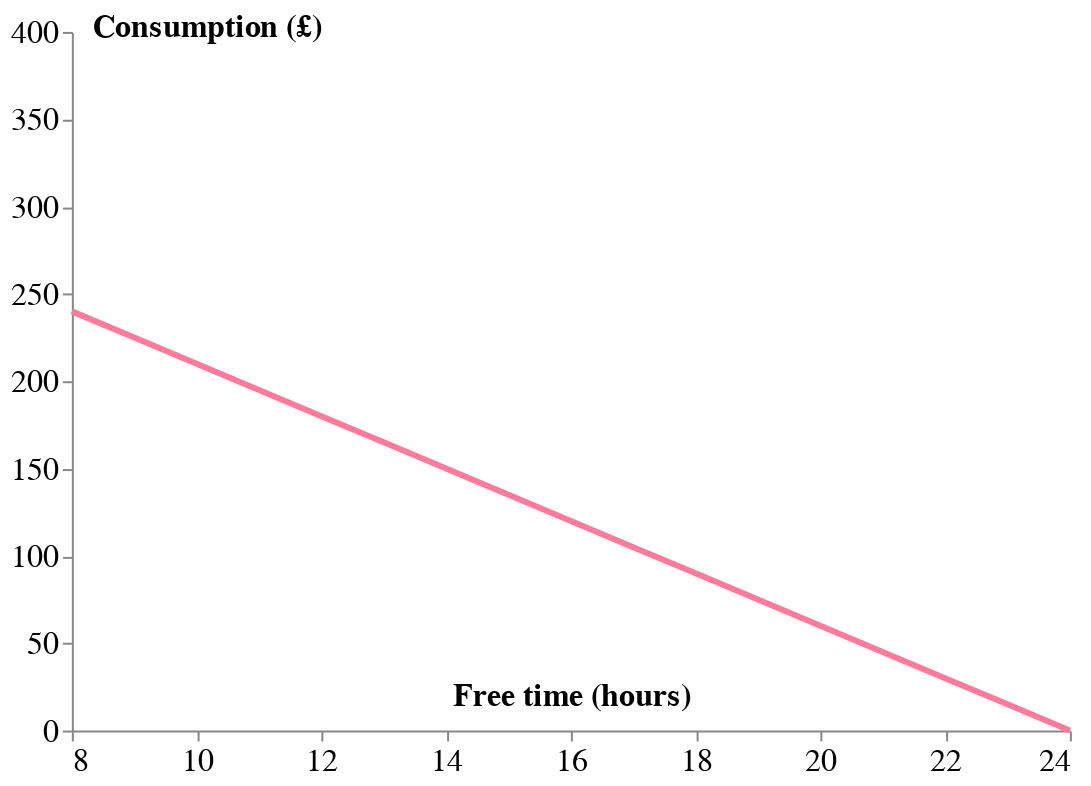

This figure's notebook cell:
### Code cell
slope_slider = alt.binding_range(min=10, max=25, step=1)
slope_selection = alt.selection_single(
    bind=slope_slider, fields=["Wage"], name="slope", init={"Wage": 15}
)
base_slider = alt.binding_range(min=0, max=100, step=10)
base_selection = alt.selection_single(
    bind=base_slider, fields=["Income"], name="base", init={"Income": 0}
)
ic_slider = alt.binding_range(min=0.25, max=0.9, step=0.01)
ic_selection = alt.selection_single(
    bind=ic_slider, fields=["Curve"], name="indifference", init={"Curve": 0.4}
)
ic_check = alt.binding_range(min=0, max=1, step=1)
icc_selection = alt.selection_single(
    bind=ic_check, fields=["On"], name="indifferencec", init={"On": 0}
)
base = (
    alt.Chart(df)
    .mark_line(color=colors[1], strokeWidth=3)
    .encode(
        x=alt.X(
            "x:Q",
            scale=alt.Scale(domain=[8, 24]),
            axis=alt.Axis(
                labelFontSize=16,
                tickCount=7,
                grid=False,
                title="Free time (hours)",
                titleFontSize=16,
                titleY=-10,
                titleBaseline="bottom",
                titleAngle=0,
            ),
        ),
        y=alt.Y(
            "c:Q",
            scale=alt.Scale(domain=[0, 400]),
            axis=alt.Axis(
                labelFontSize=16,
                tickCount=7,
                grid=False,
                title="Consumption (£)",
                titleFontSize=16,
                titleX=10,
                titleY=5,
                titleBaseline="bottom",
                titleAngle=0,
                titleAlign="left",
            ),
        ),
    )
)
line1 = base.mark_line(color=colors[3], strokeDash=[5, 5], strokeWidth=1).encode(
    x="cx:Q", y="cy:Q"
)
line2 = base.mark_line(color=colors[3], strokeDash=[5, 5], strokeWidth=1).encode(
    y="y:Q"
)
ic1 = base.mark_line(color=colors[0], strokeWidth=1, clip=True).encode(
    x="ix:Q",
    y=alt.Y(
        "i1:Q",
        scale=alt.Scale(domain=[0, 400]),
    ),
    opacity=alt.condition(
        "indifferencec.On==0",
        alt.value(0),
        alt.value(1),
    ),
)
point1 = (
    alt.Chart(pd.DataFrame([{"x": 16, "y": 120}]))
    .mark_point(color=colors[3], opacity=1, fill=colors[3], size=40)
    .encode(x="x:Q", y="y:Q")
)
pline1 = (
    alt.Chart(pd.DataFrame([{"x": 16, "y": 120}, {"x": 8, "y": 120}]))
    .mark_line(color=colors[3], strokeDash=[5, 5], strokeWidth=1)
    .encode(x="x:Q", y="y:Q")
)
pline2 = (
    alt.Chart(pd.DataFrame([{"x": 16, "y": 0}, {"x": 16, "y": 120}]))
    .mark_line(color=colors[3], strokeDash=[5, 5], strokeWidth=1)
    .encode(x="x:Q", y="y:Q")
)
atext1 = (
    alt.Chart(pd.DataFrame([{"x": 16, "y": 120,"t":"A"}]))
    .mark_text(color=colors[2], fontSize=14,xOffset=0,yOffset=-12)
    .encode(x="x:Q", y="y:Q",text="t:N")
)
marks1 = (point1 + pline1 + pline2 +atext1).encode(
    opacity=alt.condition(
        "(indifference.Curve==0.54)&(slope.Wage==15)&(base.Income==0)&(indifferencec.On==1)",
        alt.value(1),
        alt.value(0),
    )
)
layer1 = (
    (line1 + line2 + base + ic1 + marks1)
    .add_selection(ic_selection)
    .add_selection(icc_selection)
    .add_selection(slope_selection)
    .add_selection(base_selection)
    .transform_calculate(cx="24")
    .transform_calculate(op1="4")
    .transform_calculate(cy="min(datum.y,base.Income)")
    .transform_calculate(c="((24-datum.x)*slope.Wage)+1*base.Income")
    .transform_calculate(
        i1="10*indifference.Curve+100/((datum.x-8)*(indifference.Curve/5))"
    )
    .transform_calculate(ix="datum.x/1")
    .transform_calculate(c3="300*slope.Wage/15-pow(slope.Wage/7,(datum.x*2/4.62))")
)

layer=(layer1.properties(height=350, width=500)).configure_view(stroke=None).properties(
    title="", background="rgba(0,0,0,0)"
)
f='1'
layer.save("visualisation/" + f + ".json")
layer

### Figure 1 — Vega-Lite specification as saved in the notebook (floating-point values rounded to 4 significant figures)
{"usermeta": {"embedOptions": {"theme": "dark"}}, "config": {"view": {"continuousWidth": 400, "continuousHeight": 300, "stroke": null}}, "layer": [{"mark": {"type": "line", "color": "#BABFD1", "strokeDash": [5, 5], "strokeWidth": 1}, "encoding": {"x": {"type": "quantitative", "field": "cx"}, "y": {"type": "quantitative", "field": "cy"}}, "selection": {"indifference": {"type": "single", "bind": {"input": "range", "max": 0.9, "min": 0.25, "step": 0.01}, "fields": ["Curve"], "init": {"Curve": 0.4}}, "indifferencec": {"type": "single", "bind": {"input": "range", "max": 1, "min": 0, "step": 1}, "fields": ["On"], "init": {"On": 0}}, "slope": {"type": "single", "bind": {"input": "range", "max": 25, "min": 10, "step": 1}, "fields": ["Wage"], "init": {"Wage": 15}}, "base": {"type": "single", "bind": {"input": "range", "max": 100, "min": 0, "step": 10}, "fields": ["Income"], "init": {"Income": 0}}}}, {"mark": {"type": "line", "color": "#BABFD1", "strokeDash": [5, 5], "strokeWidth": 1}, "encoding": {"x": {"type": "quantitative", "axis": {"grid": false, "labelFontSize": 16, "tickCount": 7, "title": "Free time (hours)", "titleAngle": 0, "titleBaseline": "bottom", "titleFontSize": 16, "titleY": -10}, "field": "x", "scale": {"domain": [8, 24]}}, "y": {"type": "quantitative", "field": "y"}}}, {"mark": {"type": "line", "color": "#FF7B9C", "strokeWidth": 3}, "encoding": {"x": {"type": "quantitative", "axis": {"grid": false, "labelFontSize": 16, "tickCount": 7, "title": "Free time (hours)", "titleAngle": 0, "titleBaseline": "bottom", "titleFontSize": 16, "titleY": -10}, "field": "x", "scale": {"domain": [8, 24]}}, "y": {"type": "quantitative", "axis": {"grid": false, "labelFontSize": 16, "tickCount": 7, "title": "Consumption (£)", "titleAlign": "left", "titleAngle": 0, "titleBaseline": "bottom", "titleFontSize": 16, "titleX": 10, "titleY": 5}, "field": "c", "scale": {"domain": [0, 400]}}}}, {"mark": {"type": "line", "clip": true, "color": "#FFC759", "strokeWidth": 1}, "encoding": {"opacity": {"condition": {"value": 0, "test": "indifferencec.On==0"}, "value": 1}, "x": {"type": "quantitative", "field": "ix"}, "y": {"type": "quantitative", "field": "i1", "scale": {"domain": [0, 400]}}}}, {"layer": [{"data": {"name": "data-ea3c811319fa530d00024008017a4956"}, "mark": {"type": "point", "color": "#BABFD1", "fill": "#BABFD1", "opacity": 1, "size": 40}, "encoding": {"x": {"type": "quantitative", "field": "x"}, "y": {"type": "quantitative", "field": "y"}}}, {"data": {"name": "data-ab07e41bc5a334df1927a0a398306146"}, "mark": {"type": "line", "color": "#BABFD1", "strokeDash": [5, 5], "strokeWidth": 1}, "encoding": {"x": {"type": "quantitative", "field": "x"}, "y": {"type": "quantitative", "field": "y"}}}, {"data": {"name": "data-d98b93343c580c172394ae20d361d6c8"}, "mark": {"type": "line", "color": "#BABFD1", "strokeDash": [5, 5], "strokeWidth": 1}, "encoding": {"x": {"type": "quantitative", "field": "x"}, "y": {"type": "quantitative", "field": "y"}}}, {"data": {"name": "data-76bbeefd23a2c28935a6473ca65a7113"}, "mark": {"type": "text", "color": "#607196", "fontSize": 14, "xOffset": 0, "yOffset": -12}, "encoding": {"text": {"type": "nominal", "field": "t"}, "x": {"type": "quantitative", "field": "x"}, "y": {"type": "quantitative", "field": "y"}}}], "encoding": {"opacity": {"condition": {"value": 1, "test": "(indifference.Curve==0.54)&(slope.Wage==15)&(base.Income==0)&(indifferencec.On==1)"}, "value": 0}}}], "background": "rgba(0,0,0,0)", "data": {"name": "data-e21e4d68a4c3f07154eb7b2cc010f082"}, "height": 350, "title": "", "transform": [{"calculate": "24", "as": "cx"}, {"calculate": "4", "as": "op1"}, {"calculate": "min(datum.y,base.Income)", "as": "cy"}, {"calculate": "((24-datum.x)*slope.Wage)+1*base.Income", "as": "c"}, {"calculate": "10*indifference.Curve+100/((datum.x-8)*(indifference.Curve/5))", "as": "i1"}, {"calculate": "datum.x/1", "as": "ix"}, {"calculate": "300*slope.Wage/15-pow(slope.Wage/7,(datum.x*2/4.62))", "as": "c3"}], "width": 500, "$schema": "https://vega.github.io/schema/vega-lite/v4.8.1.json", "datasets": {"data-e21e4d68a4c3f07154eb7b2cc010f082": [{"x": 8.0, "y": 240.0}, {"x": 9.0, "y": 225.0}, {"x": 10.0, "y": 210.0}, {"x": 11.0, "y": 195.0}, {"x": 12.0, "y": 180.0}, {"x": 13.0, "y": 165.0}, {"x": 14.0, "y": 150.0}, {"x": 15.0, "y": 135.0}, {"x": 16.0, "y": 120.0}, {"x": 17.0, "y": 105.0}, {"x": 18.0, "y": 90.0}, {"x": 19.0, "y": 75.0}, {"x": 20.0, "y": 60.0}, {"x": 21.0, "y": 45.0}, {"x": 22.0, "y": 30.0}, {"x": 23.0, "y": 15.0}, {"x": 24.0, "y": 0.0}], "data-ea3c811319fa530d00024008017a4956": [{"x": 16, "y": 120}], "data-ab07e41bc5a334df1927a0a398306146": [{"x": 16, "y": 120}, {"x": 8, "y": 120}], "data-d98b93343c580c172394ae20d361d6c8": [{"x": 16, "y": 0}, {"x": 16, "y": 120}], "data-76bbeefd23a2c28935a6473ca65a7113": [{"x": 16, "y": 120, "t": "A"}]}}
